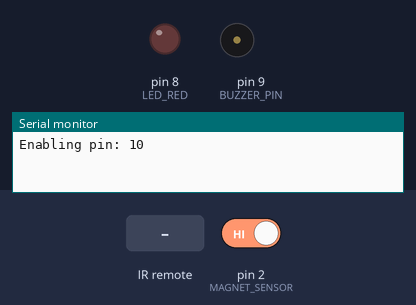
This sketch was run on a simulated Arduino Uno, built with avr-gcc and run on an emulated ATmega328P. On the bench: output pins drawn as LEDs (lit = HIGH), buzzer (waves = sounding), the last lines printed to the serial monitor. The test bench sets the inputs (shaded band); at power-on: pin 2 (MAGNET_SENSOR) HIGH.

Above: at 1.2 s.
1.3 s: infrared code 0xE916FF00 received
At 2.8 s:
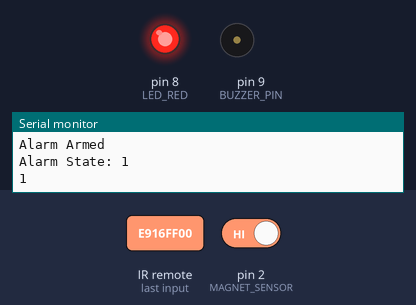
4.3 s: pin 2 (MAGNET_SENSOR) driven LOW
At 6.1 s:
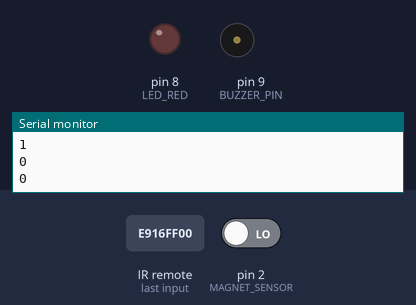
6.5 s: pin 2 (MAGNET_SENSOR) driven HIGH
At 7.7 s:
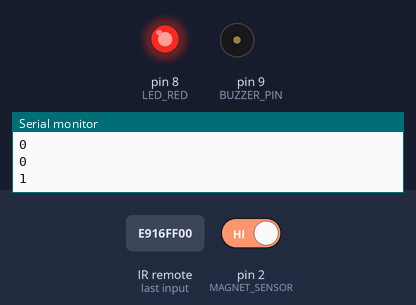
9.5 s: infrared code 0xF20DFF00 received
At 11.2 s:
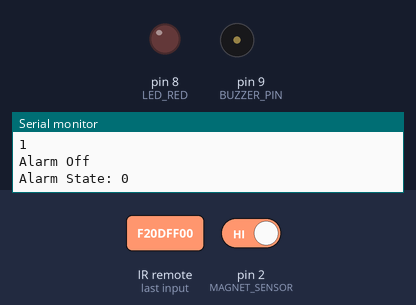
Timing chart, 0 to 12.5 s (numbered marks = the images above; inputs shaded):
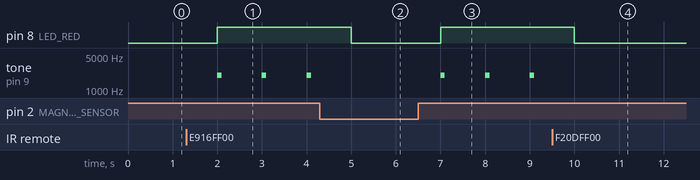

The sketch:

alarmsystem.ino
```cpp
#include <IRremote.h>

// EACH CONTROLLER MIGHT HAVE A DIFFERENT BUTTON LAYOUT
// WE NEED TO INDIVIDUALLY CHECK WHAT BUTTON TO USE
#define BTN_ON 0XE916FF00
#define BTN_OFF 0xF20DFF00
#define BUZZER_PIN 9

// declare and init variables
const int IR_RECEIVE_PIN = 10;
const int LED_RED = 8; // USE a 100 ohm resistor
const int MAGNET_SENSOR = 2;
int sensorState = 0;
bool alarmState = false; // for handling the code when the alarm is on
long lastTime = millis(); // will help with keeping timing of our loops
uint32_t prev; // will store a 32bit unsinged int value


/**
 * Code set up as usual
 * MAKE SURE TO PLACE SET UP CODE FOR ALL COMPONENTS HERE
 */

void setup() {
  // put your setup code here, to run once:
  Serial.begin(9600); // set up port
  IrReceiver.begin(IR_RECEIVE_PIN, ENABLE_LED_FEEDBACK); // start the reciever
  pinMode(LED_RED, OUTPUT); // start the RED_LED
  pinMode(MAGNET_SENSOR, INPUT_PULLUP);
  pinMode(BUZZER_PIN, OUTPUT);
  Serial.print("Enabling pin: ");
  Serial.println(IR_RECEIVE_PIN);

}

void loop() {
  long elapsedTime = millis() - lastTime; // get the elapsedTime
  lastTime = lastTime + elapsedTime; // update the last time
  readFromIrRemote();
  setAlarm(elapsedTime);
  IrReceiver.resume(); // recieve next value
}


/**
 * This function will handle the IR Reciever and IR Remote Controller
 * interactions.
 *
 * If the star button is pressed on the remote then the alarm will be armed.
 * To dissarm the alarm, we must press the pound button on the remote
 *
 * Author: Robert Ortiz
 * 2/22/21
 */

 void  readFromIrRemote(){
  // if we receive some signal from the remote then we should handle that
  if(IrReceiver.decode()){

    // UNCOMMENT LINE BELOW TO PRINT REMOTE VALUES TO CONSOLE
    // Serial.println(IrReceiver.decodedIRData.decodedRawData,HEX);

    // The remote by default will read zero so we should treat that as noise
    if(IrReceiver.decodedIRData.decodedRawData == 0xFFFFFFFF){
      IrReceiver.decodedIRData.decodedRawData = prev;
    }

    // IN THE CASE WHERE THE ALARM IS ARMED, THEN alarmState = 1
    // IN THE CASE WHERE THE ALARM IS DISSARMED,THEN  alarmState = 0
    switch(IrReceiver.decodedIRData.decodedRawData){
      // if the star button is pressed then turn the light on
      case BTN_ON:
        Serial.println("Alarm Armed");
        alarmState = 1; // set state to on
        break;

      // if the pound button is pressed, then turn the light off
      case BTN_OFF:
        Serial.println("Alarm Off");
        alarmState = 0; // set state to off
        break;

      default:
        break;
    }

    Serial.print("Alarm State: ");
    Serial.println(alarmState);
  }
 }


/**
 * This function will contain the logic for when the alarm is set.
 * In here you can find all the logic and functions that interact
 * with the system when the alarm is armed.
 *
 * @param elapsedTime : contains the last iteration of our setAlarm method
 * Author: Robert Ortiz
 * 2/25/21
 */
 void setAlarm(long elapsedTime){
    static long currTime = 0;
    currTime += elapsedTime;

    // this will allow our code to make time for other componenets
    if(currTime >= 1000){
      // make function calls for other components in here
      if(alarmState == 1){
        // blinkLED(LED_RED); // blinks Red LED
        readFromMagnetSensor(MAGNET_SENSOR);
      }
      else{
        digitalWrite(LED_RED,LOW);
      }
      currTime -= 1000; // reset time
    }
 }


 /**
 * This function will blink the desired LED
   This function is a dummy function, I just needed to make
 * something happen when testing the code.
 *
 * @param LED: is the desired LED we wish to blink
 *
 * Author: Robert Ortiz
 * 2/22/21
 */
void blinkLED(int LED){
      digitalWrite(LED, HIGH);
      delay(100);
      digitalWrite(LED, LOW);
      delay(100);
}

void readFromMagnetSensor(int sensor){
  sensorState = digitalRead(sensor);
  Serial.println(sensorState);
  if(sensorState == HIGH){
    digitalWrite(LED_RED, HIGH);
    buzz(BUZZER_PIN);
  }
  else{
    digitalWrite(LED_RED,LOW);
  }
  delay(200);
}

// suggest increasing the frequency to 2000 and the delay to 300?
void buzz(int BUZZZ) {
  tone(BUZZZ, 2000);
  delay(100);
  noTone(BUZZZ);
  delay(100);
}
```

Measured:
- after the input at 1.3 s, pin 8 (LED_RED): LOW → HIGH after 0.70 s; tone on pin 9 (BUZZER_PIN): alternates 2000 Hz for 0.10 s and silent for 0.90 s, starting after 0.70 s
- after the input at 4.3 s, pin 8 (LED_RED): HIGH → LOW after 0.70 s; tone on pin 9 (BUZZER_PIN): stops changing and stays silent
- after the input at 6.5 s, pin 8 (LED_RED): LOW → HIGH after 0.50 s; tone on pin 9 (BUZZER_PIN): alternates 2000 Hz for 0.10 s and silent for 0.90 s, starting after 0.50 s
- after the input at 9.5 s, pin 8 (LED_RED): HIGH → LOW after 0.50 s; tone on pin 9 (BUZZER_PIN): stops changing and stays silent
